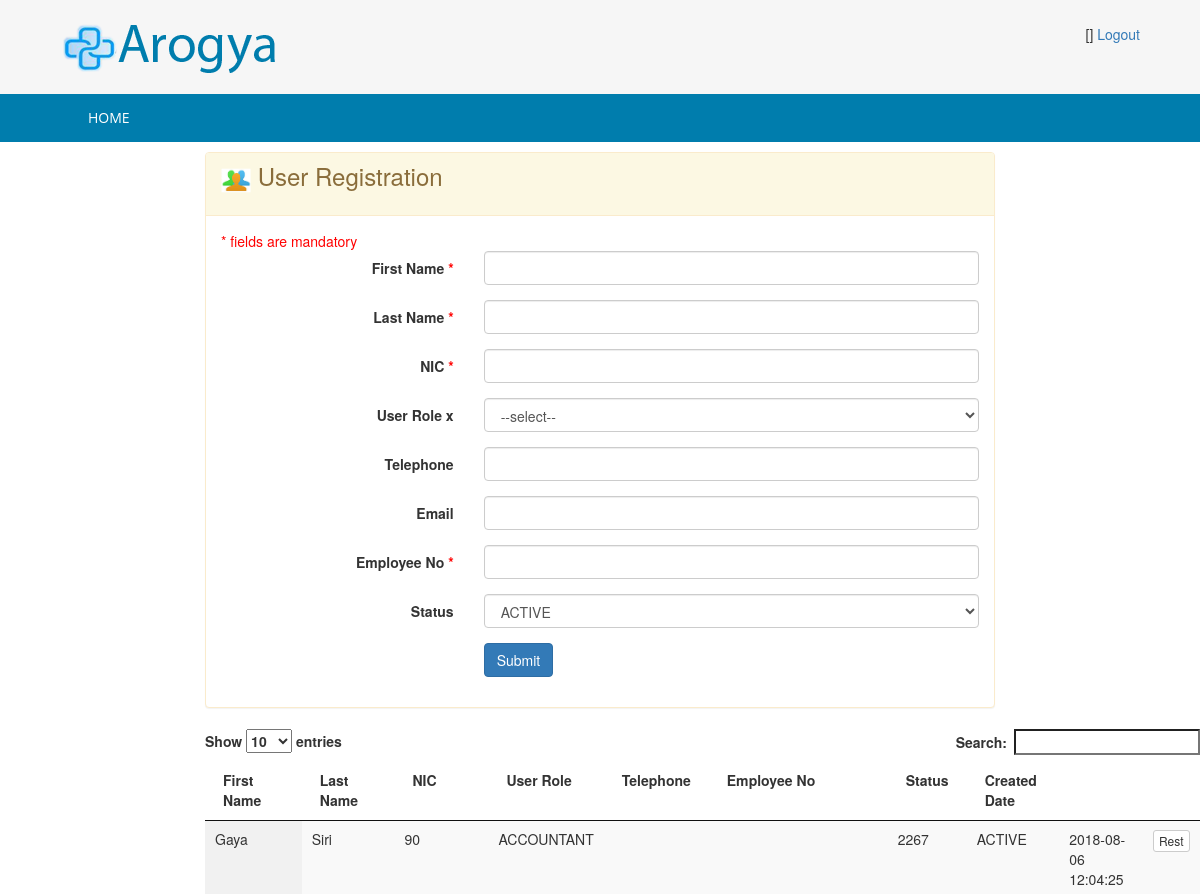
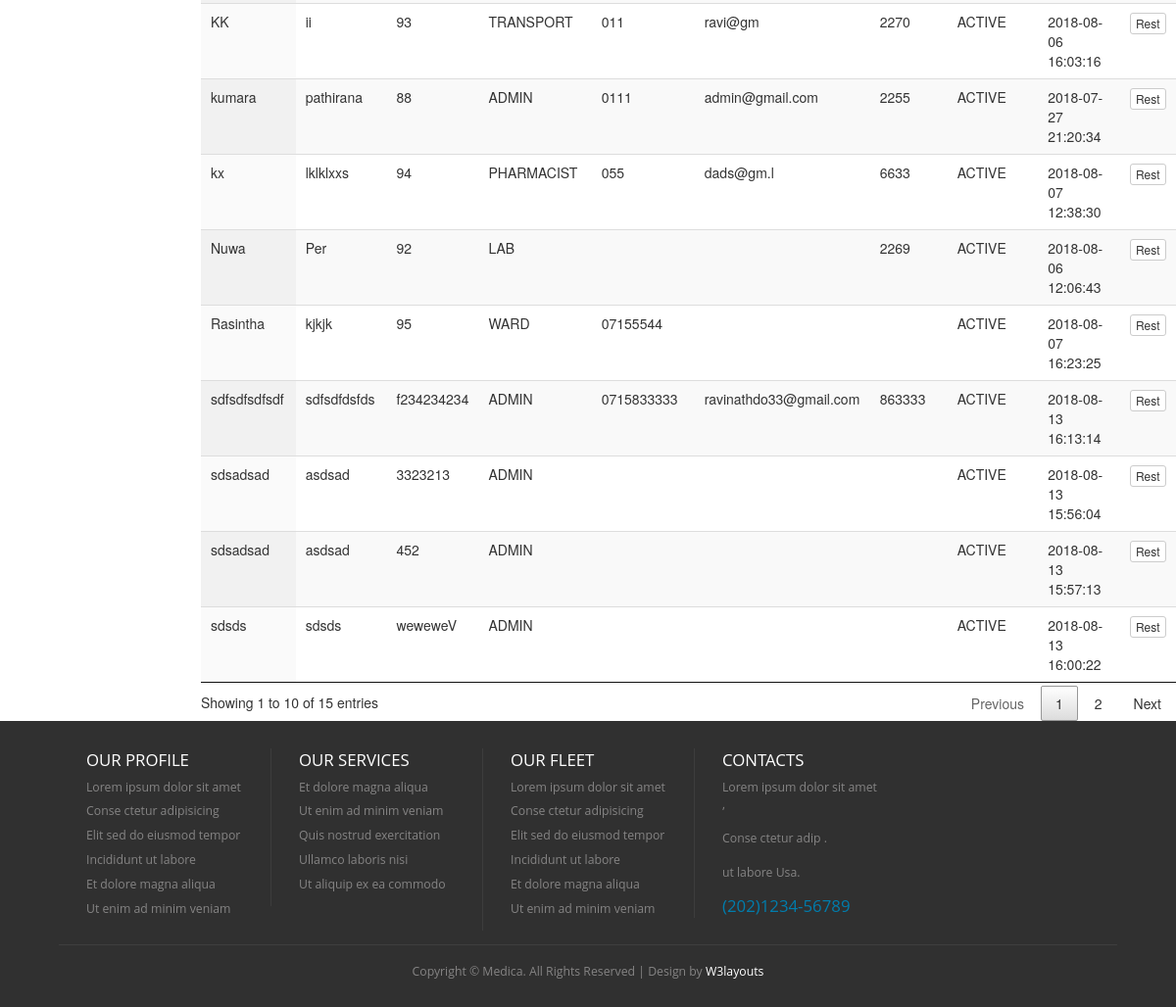
/index.php/admin_controller/loadUserRegistration, run on the app's committed database (2 pictures, top to bottom).
### tables this page shows
CREATE TABLE `hms_user` (
  `id` int(5) NOT NULL AUTO_INCREMENT,
  `first_name` varchar(100) DEFAULT NULL,
  `last_name` varchar(100) DEFAULT NULL,
  `nic` varchar(12) DEFAULT NULL,
  `pword` text DEFAULT NULL,
  `user_role` varchar(20) DEFAULT NULL,
  `telephone` varchar(20) DEFAULT NULL,
  `email` varchar(100) DEFAULT NULL,
  `empno` varchar(10) DEFAULT NULL,
  `status_code` varchar(20) DEFAULT NULL,
  `created_date` timestamp NOT NULL DEFAULT current_timestamp(),
  `created_user` int(5) DEFAULT NULL,
  PRIMARY KEY (`id`),
  UNIQUE KEY `NewIndex1` (`nic`)
);

### application/controllers/Admin_Controller.php (called while the page is built, shortened)
<?php
class Admin_Controller extends CI_Controller {
    public function loadUserRegistration() {
        $this->load->model(array('User'));
        $user = new User();
        $data['msg'] = '';
        $data['userList'] = $user->get();
        $this->load->view('admin/admin-user-registration', $data);
    }
}

### index.php (called while the page is built, shortened)
<?php
require_once BASEPATH.'core/CodeIgniter.php';

### application/core/my_model.php (called while the page is built, shortened)
<?php
class MY_Model extends CI_Model{
    public function get($limit=0,$offset = 0) {
        if($limit){
            $query = $this->db->get($this::DB_TABLE,$limit,$offset);
        }else{
            $query = $this->db->get($this::DB_TABLE);
        }
        $ret_val = array();
        foreach ($query->result() as $row) {
            $model = new $class;
            $model->populate($row);
            $ret_val[$row->{$this::DB_TABLE_PK}] = $model;
        }
        return $ret_val;
    }
}

### application/views/admin/admin-user-registration.php (the view, shortened to what this page needs)
<!DOCTYPE HTML>
<html>
    <head>
        <link href="<?php echo base_url('css/style.css'); ?>" rel="stylesheet" type="text/css"  media="all" />
        <link href="<?php echo base_url('css/bootstrap.css'); ?>" rel="stylesheet" type="text/css"/>
        <link rel="stylesheet" href="<?php echo base_url('css/responsiveslides.css') ?>">
    </head>
    <body>
        <div class="header">
            <div class="main-header">
                <div class="wrap">
                </div>
            </div>
            <div class="top-nav">
                <div class="wrap">
                    <ul>
                    </ul>
                </div>
            </div>
        </div>
        <div class="content">
            <div class="row">
                <div class="col-md-2">
                </div>
                <div class="col-md-8">
                    <div class="panel panel-warning">
                        <div class="panel-heading ">
                            <h3> <img src="<?= base_url('/images/icon-hms-users.png') ?>" style="width: 30px" /> User Registration</h3>
                        </div>
                        <div class="panel-body">
                            <form class="form-horizontal" action="<?= base_url('Admin_Controller/userRegistration') ?>" method="post">
                                <span class="mando-msg">* fields are mandatory</span>
                                <div class="form-group">
                                    <label for="text" class="control-label col-xs-4">First Name <span class="mando-msg">*</span></label>
                                    <div class="col-xs-8">
                                        <input id="text" name="first_name" type="text"  required="" class="form-control">
                                    </div>
                                </div>
                                <div class="form-group">
                                    <label for="text1" class="control-label col-xs-4">Last Name <span class="mando-msg">*</span></label>
                                    <div class="col-xs-8">
                                        <input id="text1" name="last_name" type="text" required="" class="form-control">
                                    </div>
                                </div>
                                <div class="form-group">
                                    <label for="text2" class="control-label col-xs-4">NIC <span class="mando-msg">*</span></label>
                                    <div class="col-xs-8">
                                        <input id="text2" name="nic" type="text" required="" class="form-control">
                                    </div>
                                </div>
                                <div class="form-group">
                                    <label for="select" class="control-label col-xs-4">User Role x</label>
                                    <div class="col-xs-8">
                                        <select id="select" name="user_role" required="" class="select form-control">
                                            <option value="">--select--</option>
                                        </select>
                                    </div>
                                </div>
                                <div class="form-group">
                                    <label for="text3" class="control-label col-xs-4">Telephone</label>
                                    <div class="col-xs-8">
                                        <input id="text3" name="telephone" type="text" class="form-control">
                                    </div>
                                </div>
                                <div class="form-group">
                                    <label for="text4" class="control-label col-xs-4">Email</label>
                                    <div class="col-xs-8">
                                        <input id="text4" name="email" type="text" class="form-control">
                                    </div>
                                </div>
                                <div class="form-group">
                                    <label for="text5" class="control-label col-xs-4">Employee No <span class="mando-msg">*</span></label>
                                    <div class="col-xs-8">
                                        <input id="text5" name="empno" type="text" required="" class="form-control">
                                    </div>
                                </div>
                                <div class="form-group">
                                    <label for="select1" class="control-label col-xs-4">Status</label>
                                    <div class="col-xs-8">
                                        <select id="select1" name="status_code" class="select form-control">
                                            <option value="ACTIVE">ACTIVE</option>
                                        </select>
                                    </div>
                                </div>
                                <div class="form-group row">
                                    <div class="col-xs-offset-4 col-xs-8">
                                        <button name="submit" type="submit" class="btn btn-primary">Submit</button>
                                    </div>
                                </div>
                            </form>
                        </div>
                    </div>
                </div>
                <div class="col-md-4"> </div>
            </div>
            <div class="row">
                <div class="col-md-2"></div>
                <div class="col-md-10">
                    <table id="example" class="display" cellspacing="0" width="100%">
                        <thead>
                            <tr>
                                <th>First Name</th>
                                <th>Last Name</th>
                                <th>NIC</th>
                                <th>User Role</th>
                                <th>Telephone</th>
                                <th>Employee No</th>
                                <th>Status</th>
                                <th>Created Date</th>
                                <th></th>
                                <th></th>
                            </tr>
                        </thead>
                        <tbody>
                            <?php
                            foreach ($userList as $value) {
                                ?>
                                <tr>
                                    <td><?= $value->first_name ?></td>
                                    <td><?= $value->last_name ?></td>
                                    <td><?= $value->nic ?></td>
                                    <td><?= $value->user_role?></td>
                                    <td><?= $value->telephone?></td>
                                    <td><?= $value->email?></td>
                                    <td><?= $value->empno ?></td>
                                    <td><?= $value->status_code ?></td>
                                    <td><?= $value->created_date ?></td>
                                    <td>
                                        <a href="<?= base_url('Admin_Controller/loadUpdateUserProfile/'.$value->id)   ?>" class="btn btn-default btn-xs" >Rest</a>
                                    </td>
                                    <?php
                                }
                                ?>
                            </tr>
                        </tbody>
                    </table>
                    <link href="<?= base_url('css/jquery.dataTables.min.css') ?>" rel="stylesheet" type="text/css"/>
                </div>
            </div>
        </div>
        <div class="footer">
            <div class="wrap">
                <div class="footer-grids">
                    <div class="footer-grid">
                        <h3>OUR Profile</h3>
                        <ul>
                            <li><a href="#">Lorem ipsum dolor sit amet</a></li>
                            <li><a href="#">Conse ctetur adipisicing</a></li>
                            <li><a href="#">Elit sed do eiusmod tempor</a></li>
                            <li><a href="#">Incididunt ut labore</a></li>
                            <li><a href="#">Et dolore magna aliqua</a></li>
                            <li><a href="#">Ut enim ad minim veniam</a></li>
                        </ul>
                    </div>
                    <div class="footer-grid">
                        <h3>Our Services</h3>
                        <ul>
                            <li><a href="#">Et dolore magna aliqua</a></li>
                            <li><a href="#">Ut enim ad minim veniam</a></li>
                            <li><a href="#">Quis nostrud exercitation</a></li>
                            <li><a href="#">Ullamco laboris nisi</a></li>
                            <li><a href="#">Ut aliquip ex ea commodo</a></li>
                        </ul>
                    </div>
                    <div class="footer-grid">
                        <h3>OUR FLEET</h3>
                        <ul>
                            <li><a href="#">Lorem ipsum dolor sit amet</a></li>
                            <li><a href="#">Conse ctetur adipisicing</a></li>
                            <li><a href="#">Elit sed do eiusmod tempor</a></li>
                            <li><a href="#">Incididunt ut labore</a></li>
                            <li><a href="#">Et dolore magna aliqua</a></li>
                            <li><a href="#">Ut enim ad minim veniam</a></li>
                        </ul>
                    </div>
                    <div class="footer-grid">
                        <h3>CONTACTS</h3>
                        <p>Lorem ipsum dolor sit amet ,</p>
                        <p>Conse ctetur adip .</p>
                        <p>ut labore Usa.</p>
                        <span>(202)1234-56789</span>
                    </div>
                </div>
                <div class="copy-tight">
                    <p>Copyright &copy; Medica. All Rights Reserved | Design by <a href="http://w3layouts.com/">W3layouts</a></p>
                </div>
            </div>
        </div>
    </body>
</html>

### css/style.css (style rules this page uses)
html,body,div,span,applet,object,iframe,h1,h2,h3,h4,h5,h6,p,blockquote,pre,a,abbr,acronym,address,big,cite,code,del,dfn,em,img,ins,kbd,q,s,samp,small,strike,strong,sub,sup,tt,var,b,u,i,dl,dt,dd,ol,nav ul,nav li,fieldset,form,label,legend,table,caption,tbody,tfoot,thead,tr,th,td,article,aside,canvas,details,embed,figure,figcaption,footer,header,hgroup,menu,nav,output,ruby,section,summary,time,mark,audio,video { margin:0;padding:0;border:0;font-size:100%;font:inherit;vertical-align:baseline; }
ol,ul { list-style:none;margin:0px;padding:0px; }
table { border-collapse:collapse;border-spacing:0; }
a { text-decoration:none; }
img { max-width:100%; }
body { background: #F6F6F6; }
.mando-msg { color: red; }
.wrap { width:80%; margin:0 auto; }
.main-header { padding: 1.7em 0 1.5em 0; background: #F6F6F6; }
.top-nav { background:#007DAD; }
.footer { padding: 2em 0 1em 0; background:#303030; }
.footer-grid { float: left; width: 20%; border-left: 1px solid rgba(153, 153, 153, 0.13); padding: 0px 28px; }
.footer-grid:first-child { border:none; }
.footer-grid ul li a,.footer-grid p { color: #858484; font-size: 0.875em; font-family: 'Open Sans', sans-serif; transition: 0.5s ease; -o-transition: 0.5s ease; -webkit-transition: 0.5s ease; padding: 0.3em 0; display: block; }
.footer-grid span { font-size:1.2em; font-family: 'Open Sans', sans-serif; color:#007DAD; }
.footer-grid h3 { font-family: 'Open Sans', sans-serif; color:#FFF; font-size:1.2em; text-transform: uppercase; margin: 0.2em 0 0.3em 0; }
.copy-tight { text-align: center; padding: 1em 0 0 0; border-top: 1px solid rgba(153, 153, 153, 0.13); margin-top: 1em; }
.copy-tight p { color: #858484; font-size: 0.875em; font-family: 'Open Sans', sans-serif; padding: 0.3em 0; display: block; }
.copy-tight p a { color:#FFF; transition: 0.5s ease; -o-transition: 0.5s ease; -webkit-transition: 0.5s ease; }
@media (max-width: 1366px) { .wrap { width:90%; } }

### data on the page
hms_user: first_name "kumara", last_name "pathirana", nic "88", user_role "ADMIN", telephone "0111", email "admin@gmail.com", empno "2255", status_code "ACTIVE", created_date "2018-07-27 21:20:34"
hms_user: first_name "Gaya", last_name "Siri", nic "90", user_role "ACCOUNTANT", empno "2267", status_code "ACTIVE", created_date "2018-08-06 12:04:25"
hms_user: first_name "Nuwa", last_name "Per", nic "92", user_role "LAB", empno "2269", status_code "ACTIVE", created_date "2018-08-06 12:06:43"
hms_user: first_name "KK", last_name "ii", nic "93", user_role "TRANSPORT", telephone "011", email "ravi@gm", empno "2270", status_code "ACTIVE", created_date "2018-08-06 16:03:16"
hms_user: first_name "kx", last_name "lklklxxs", nic "94", user_role "PHARMACIST", telephone "055", email "dads@gm.l", empno "6633", status_code "ACTIVE", created_date "2018-08-07 12:38:30"
hms_user: first_name "Rasintha", last_name "kjkjk", nic "95", user_role "WARD", telephone "07155544", status_code "ACTIVE", created_date "2018-08-07 16:23:25"
hms_user: first_name "sdsadsad", last_name "asdsad", nic "3323213", user_role "ADMIN", status_code "ACTIVE", created_date "2018-08-13 15:56:04"
hms_user: first_name "sdsadsad", last_name "asdsad", nic "452", user_role "ADMIN", status_code "ACTIVE", created_date "2018-08-13 15:57:13"
hms_user: first_name "sdsds", last_name "sdsds", nic "weweweV", user_role "ADMIN", status_code "ACTIVE", created_date "2018-08-13 16:00:22"
hms_user: first_name "sdfsdfsdfsdf", last_name "sdfsdfdsfds", nic "f234234234", user_role "ADMIN", telephone "0715833333", email "ravinathdo33@gmail.com", empno "863333", status_code "ACTIVE", created_date "2018-08-13 16:13:14"
